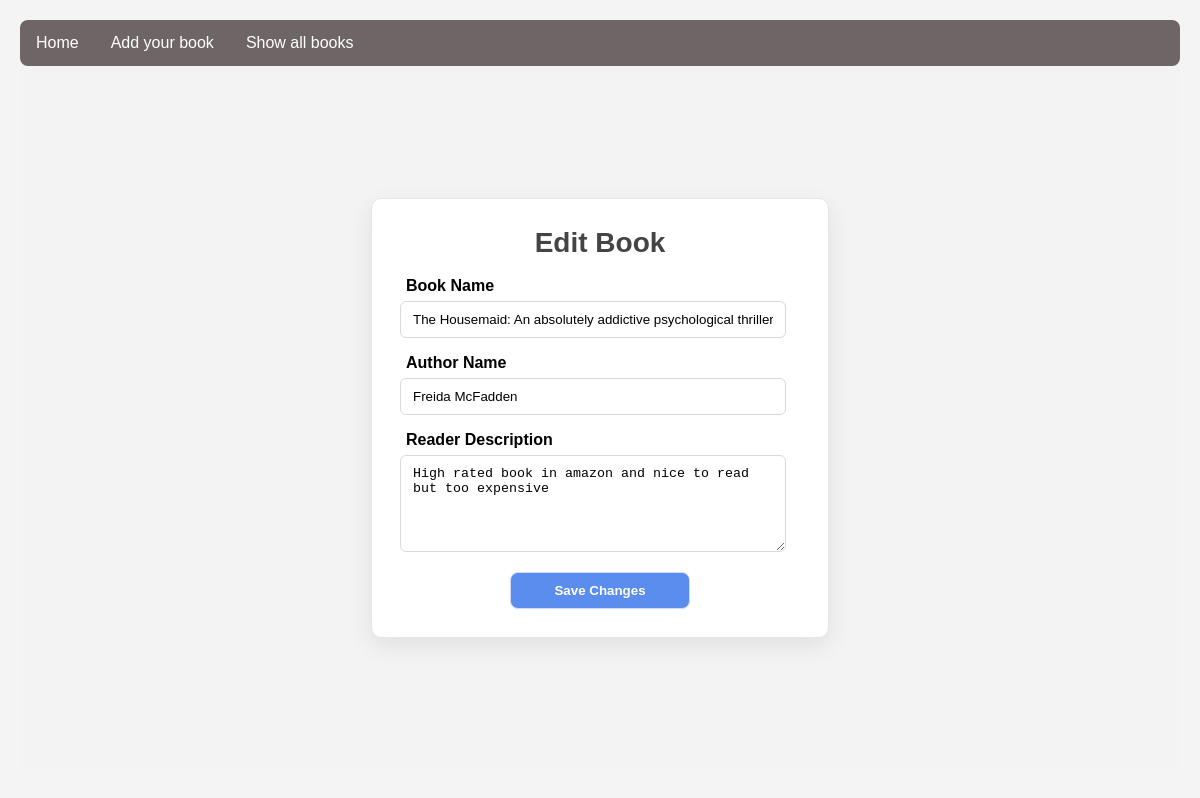
The app's page /edit/10, older data.
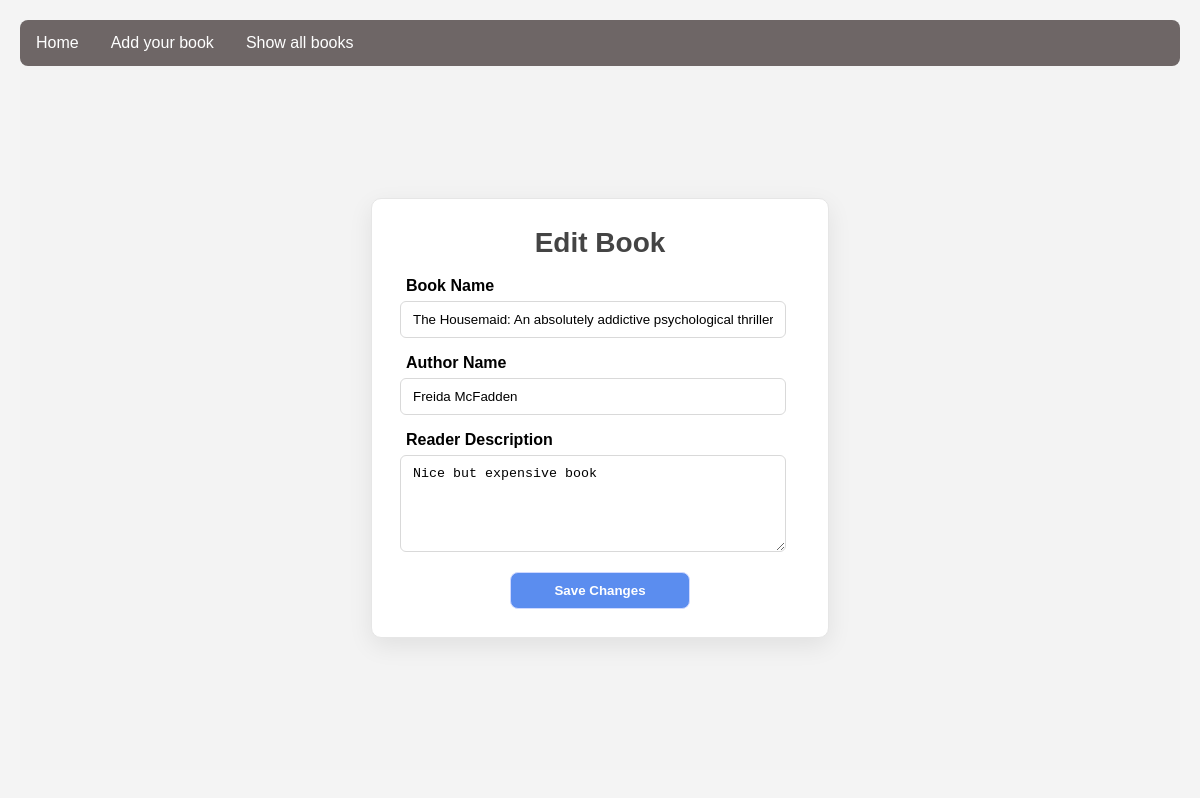
The same page, newer data.
### models.py (models this page shows, shortened)
class Book(db.Model):
    id: int = db.Column(db.Integer, primary_key=True)
    author_name: str = db.Column(db.String(100), nullable=False)
    book_name: str = db.Column(db.String(200), nullable=False)
    reader_description: str = db.Column(db.Text, nullable=False)

### app.py (the view, shortened to what this page needs)
@app.route('/edit/<int:book_id>', methods=['GET', 'POST'])
def edit_book(book_id: int) -> Response | str:
    book: Book = Book.query.get_or_404(book_id)  # fetch by ID
    return render_template('edit.html', book=book)

### templates/edit.html (shortened to what this page needs)
{% extends "base.html" %}
{% block extra_css %}
  <link rel="stylesheet" href="{{ url_for('static', filename='css/edit.css') }}">
{% endblock %}
{% block content %}
  <div id="edit-page">
    <form method="POST" class="edit-form">
      <h1>Edit Book</h1>
      <div class="form-group">
        <label for="book_name">Book Name</label>
        <input type="text" id="book_name" name="book_name" value="{{ book.book_name }}" required>
      </div>
      <div class="form-group">
        <label for="author_name">Author Name</label>
        <input type="text" id="author_name" name="author_name" value="{{ book.author_name }}" required>
      </div>
      <div class="form-group">
        <label for="reader_description">Reader Description</label>
        <textarea id="reader_description" name="reader_description" rows="5" required>{{ book.reader_description }}</textarea>
      </div>
      <button type="submit" class="btn-primary">Save Changes</button>
    </form>
  </div>
{% endblock %}

Row changes from the older to the newer data that the page shows:
changed Book "Freida McFadden": reader_description "High rated book in amazon and nice to read but too expensive" → "Nice but expensive book"
